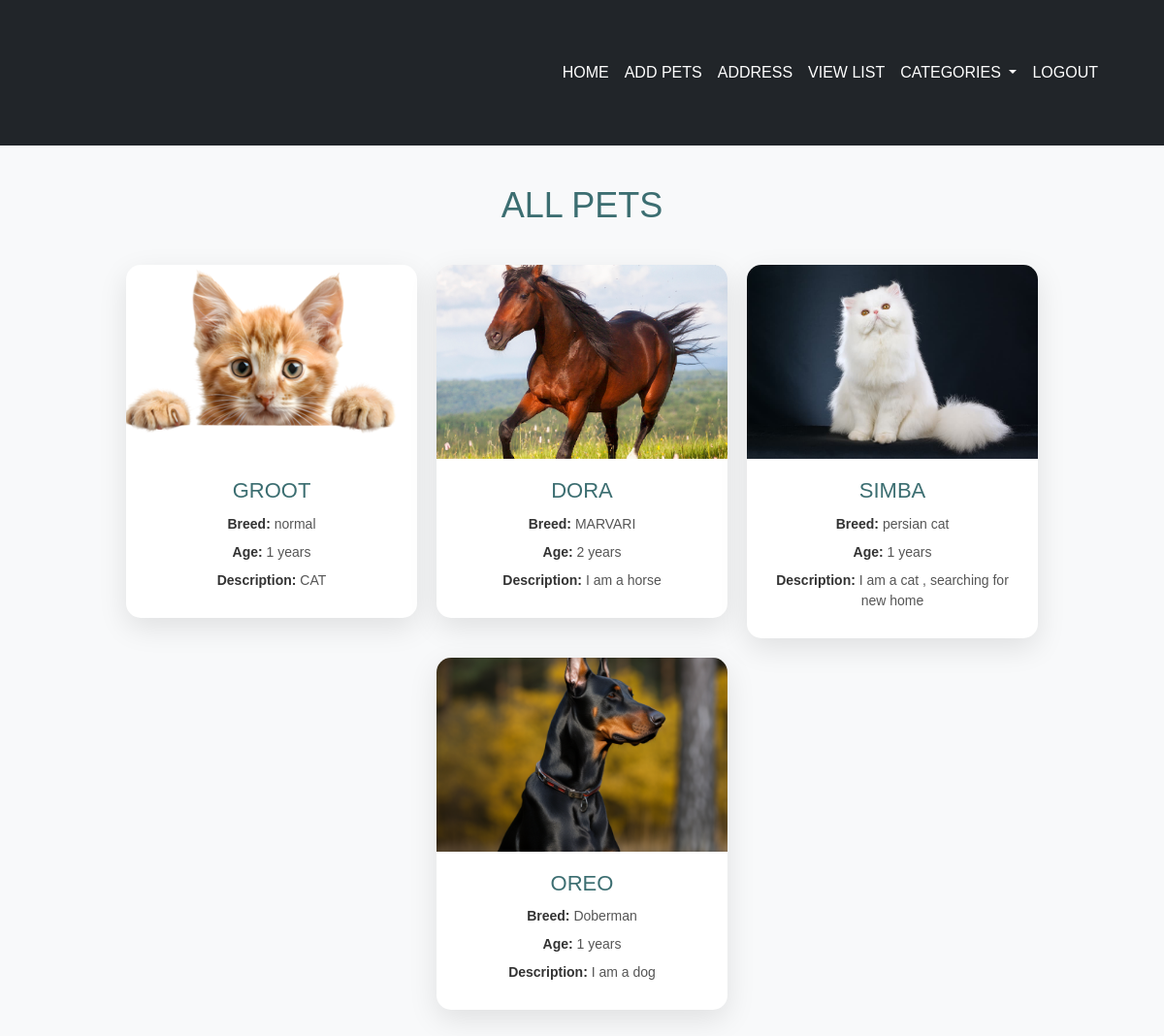
Before: /pet-list with the older database file.
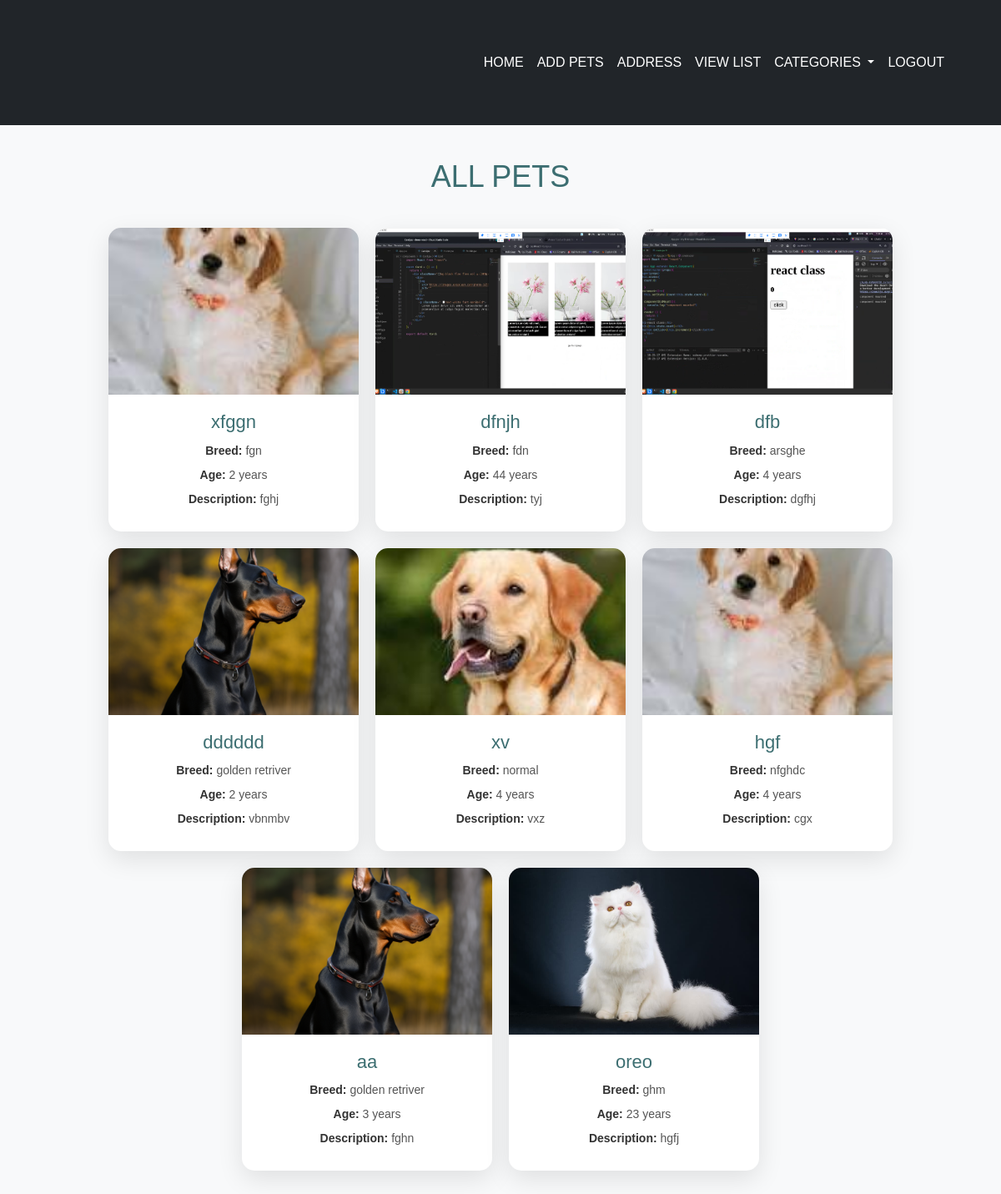
After: the same page with the newer database file.
### app/models.py (models this page shows, shortened)
class Pet(models.Model):
    category = models.ForeignKey(Category, on_delete=models.CASCADE)
    address = models.ForeignKey(Address, on_delete=models.CASCADE)
    pet_type = models.ForeignKey(PetType, on_delete=models.CASCADE)
    user = models.ForeignKey(User, on_delete=models.CASCADE)
    pet_name = models.CharField(max_length=100)
    pet_description = models.TextField()
    pet_age = models.IntegerField()
    pet_image = models.ImageField(upload_to='pet_images/')
    pet_price = models.IntegerField()
    pet_breed = models.CharField(max_length=100)
    created_at = models.DateTimeField(auto_now_add=True)
    is_available = models.BooleanField(default=True)

### app/views.py (the view)
# urls.py: path('pet-list', views.pet_list, name='pet_list'),
def pet_list(request):
    categories = Category.objects.all()
    pets = Pet.objects.all()[::-1]
    return render(request, 'user/pet_list.html', {'pets': pets,'categories': categories})

### templates/user/pet_list.html (shortened to what this page needs)
<!DOCTYPE html>
<html lang="en">
<head>
    {% load static %}
    <link href="https://cdn.jsdelivr.net/npm/bootstrap@5.3.3/dist/css/bootstrap.min.css" rel="stylesheet">
    <link rel="stylesheet" href="{% static 'listpets.css' %}">
</head>
<body>
    <nav class="navbar navbar-expand-sm navv bg-dark fixed-top">
        <div class="container-fluid">
            <div class="collapse navbar-collapse" id="collapsibleNavbar">
                <ul class="navbar-nav ms-auto me-5">
                    <li class="nav-item">
                        <a class="nav-link text-white" href="user_home"> HOME</a>
                    </li>
                    <li class="nav-item">
                        <a class="nav-link text-white" href="../add-pet"> ADD PETS</a>
                    </li>
                    <li class="nav-item">
                        <a class="nav-link text-white" href="../add_address"> ADDRESS</a>
                    </li>
                    <li class="nav-item">
                        <a class="nav-link text-white" href="pet-list"> VIEW LIST</a>
                    </li>
                    <li class="nav-item dropdown">
                        <a class="nav-link dropdown-toggle text-white" href="#" id="navbarDropdown" role="button" data-bs-toggle="dropdown" aria-expanded="false">
                             CATEGORIES
                        </a>
                    </li>
                    <li class="nav-item">
                        <a class="nav-link text-white" href="logout"> LOGOUT</a>
                    </li>
                </ul>
            </div>
        </div>
    </nav>
    <div class="container">
        <h1>ALL PETS</h1>
        {% if pets %}
            <div class="pet-list">
                {% for pet in pets %}
                    <a href="{% url 'pet_detail' pet.id %}" class="pet-card-link" style="text-decoration: none;">
                        <div class="pet-card">
                            <div class="pet-image">
                                <img src="{{ pet.pet_image.url }}" alt="{{ pet.pet_name }}" class="img-fluid">
                            </div>
                            <div class="pet-info">
                                <h3>{{ pet.pet_name }}</h3>
                                <p><strong>Breed:</strong> {{ pet.pet_breed }}</p>
                                <p><strong>Age:</strong> {{ pet.pet_age }} years</p>
                                <p><strong>Description:</strong> {{ pet.pet_description|truncatewords:20 }}</p>
                            </div>
                        </div>
                    </a>
                {% endfor %}
            </div>
        {% else %}
            <p class="no-pets-message">No pets found in the database.</p>
        {% endif %}
    </div>
</body>
</html>

Changed rows visible on the page:
removed Pet: pet_image (picture), pet_name "GROOT", pet_breed "normal", pet_age "1", pet_description "CAT"
removed Pet: pet_image (picture), pet_name "DORA", pet_breed "MARVARI", pet_age "2", pet_description "I am a horse"
removed Pet: pet_image (picture), pet_name "SIMBA", pet_breed "persian cat", pet_age "1", pet_description "I am a cat , searching for new home"
removed Pet: pet_image (picture), pet_name "OREO", pet_breed "Doberman", pet_age "1", pet_description "I am a dog"
added Pet: pet_image (picture), pet_name "xfggn", pet_breed "fgn", pet_age "2", pet_description "fghj"
added Pet: pet_image (picture), pet_name "dfnjh", pet_breed "fdn", pet_age "44", pet_description "tyj"
added Pet: pet_image (picture), pet_name "dfb", pet_breed "arsghe", pet_age "4", pet_description "dgfhj"
added Pet: pet_image (picture), pet_name "dddddd", pet_breed "golden retriver", pet_age "2", pet_description "vbnmbv"
added Pet: pet_image (picture), pet_name "xv", pet_breed "normal", pet_age "4", pet_description "vxz"
added Pet: pet_image (picture), pet_name "hgf", pet_breed "nfghdc", pet_age "4", pet_description "cgx"
added Pet: pet_image (picture), pet_name "aa", pet_breed "golden retriver", pet_age "3", pet_description "fghn"
added Pet: pet_image (picture), pet_name "oreo", pet_breed "ghm", pet_age "23", pet_description "hgfj"
